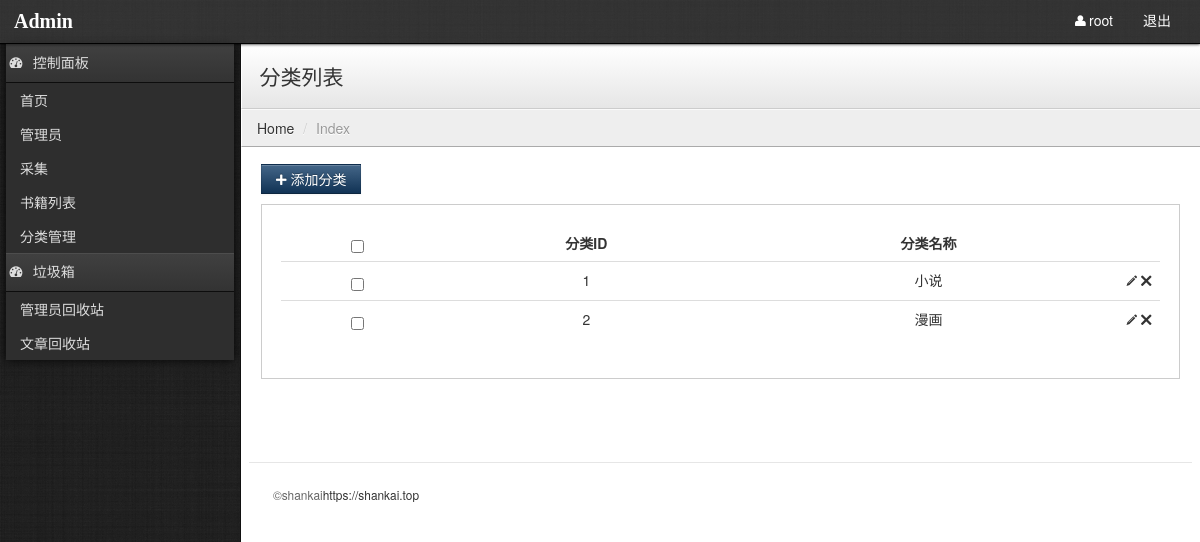
The page /admin/cate_list.php (signed in) on the database its author committed.
### tables this page shows
CREATE TABLE `pre_cate` (
  `id` int(11) unsigned NOT NULL AUTO_INCREMENT COMMENT '主键',
  `name` varchar(255) DEFAULT NULL COMMENT '分类名称',
  PRIMARY KEY (`id`)
);

### includes/init.php (called while the page is built, shortened)
<?php
function My_Autoload ($classname) {
    $classname = strtolower($classname);
}
$db = new DB("localhost","root","root","book");
$config_c = $db->select()->from("config")->all();
?>

### includes/extends/class.db.php (called while the page is built, shortened)
<?php
class DB
{
    private $pre = "pre_";
    private $link = null;
    private $sql = null;
    public function __construct($hostname = "localhost",$username ='root',$password='',$dbname='')
    {
        $this->hostname = $hostname;
        $this->username = $username;
        $this->password = $password;
        $this->dbname = $dbname;
        $this->link = mysqli_connect($this->hostname,$this->username,$this->password) or die("连接数据库失败");
        mysqli_select_db($this->link,$this->dbname);
    }
    public function select($fields = "*")
    {
        $this->sql = "SELECT $fields ";
        return $this;
    }
    public function from($table,$as="")
    {
        $this->sql .= "FROM {$this->pre}$table ";
        return $this;
    }
    public function where($where = 1)
    {
        if(is_array($where))
        {
            $this->sql .= "WHERE ";
            foreach($where as $key=>$item)
            {
                $this->sql .= "$key = '$item' AND ";
            }
        }else {
            $this->sql .= "WHERE $where ";
        }
        $this->sql = trim($this->sql,"AND ");
        return $this;
    }
    public function limit($start=0,$limit=10)
    {
        $this->sql .= " LIMIT $start,$limit";
        return $this;
    }
    public function all()
    {
        $res = mysqli_query($this->link,$this->sql);
        while($row = mysqli_fetch_assoc($res))
        {
            $data[] = $row;
        }
        return $data;
    }
}
?>

### admin/cate_list.php (the view, shortened to what this page needs)
<?php
include_once("../includes/init.php");
include_once("public/common.php");
$page = $_GET['page']?? 1;
$limit = 4;
$start = ($page-1)*$limit;
$cate_list = $db->select()->from("cate")->limit($start,$limit)->all();
?>
<!DOCTYPE html>
<html lang="en">
  <head>
    <?php include_once('public/meta.php');?>
  </head>
  <body>
    <?php include_once('public/header.php');?>
    <?php include_once('public/menu.php');?>
    <div class="content">
        <div class="header">
            <h1 class="page-title">分类列表</h1>
        </div>
        <ul class="breadcrumb">
            <li><a href="index.php">Home</a> <span class="divider">/</span></li>
            <li class="active">Index</li>
        </ul>
        <div class="container-fluid">
            <div class="row-fluid">
                <div class="btn-toolbar">
                    <button class="btn btn-primary" onClick="location='cate.php'"><i class="icon-plus"></i> 添加分类</button>
                </div>
                <div class="well">
                    <table class="table">
                        <thead>
                        <tr>
                            <th><input type="checkbox" name="delete" id="delete" /></th>
                            <th>分类ID</th>
                            <th>分类名称</th>
                            <th style="width: 26px;"></th>
                        </tr>
                        </thead>
                        <tbody>
                            <?php foreach($cate_list as $item){?>
                                <tr>
                                    <td><input type="checkbox" class="items" name="bookid[]" value="<?php echo $item['id'];?>" /></td>
                                    <td><?php echo $item['id'];?></td>
                                    <td><?php echo $item['name'];?></td>
                                    <td>
                                        <a href="cate.php?id=<?php echo $item['id'];?>"><i class="icon-pencil"></i></a>
                                        <a href="cate_list.php?id=<?php echo $item['id'];?>"><i class="icon-remove"></i></a>
                                    </td>
                                </tr>
                            <?php }?>
                        </tbody>
                    </table>
                </div>
<?php include_once('public/footer.php');?>

### assets/admin/stylesheets/theme.css (style rules this page uses)
body { background: #222; background-image: url('../images/black-Linen.png'); background-position: initial initial; background-repeat: initial initial; margin: 0px; padding: 0px; }
h1 { margin-top: 0px; color: #eee; }
.content { position: relative; min-height: 800px; background: #fff; margin-left: 240px; border-left: 1px solid #000000; border-left: 1px solid #111; }
.header { background: #ffffff; background: #ffffff; background: -webkit-gradient(linear, left bottom, left top, color-stop(0, #e6e6e6), color-stop(1, #ffffff)); background: -ms-linear-gradient(bottom, #e6e6e6, #ffffff); background: -moz-linear-gradient(center bottom, #e6e6e6 0%, #ffffff 100%); background: -o-linear-gradient(bottom, #e6e6e6, #ffffff); filter: progid:dximagetransform.microsoft.gradient(startColorStr='#e6e6e6', EndColorStr='#ffffff'); -ms-filter: "progid:DXImageTransform.Microsoft.gradient(startColorStr='#ffffff',EndColorStr='#e6e6e6')"; border-bottom: 1px solid #cccccc; border-top: 1px solid #ffffff; border-left: 1px solid #ffffff; padding: 0em 1.25em; }
.header h1 { margin: 1em 0em; padding: 0em; line-height: 1em; font-size: 1.5em; color: #eee; color: #333; }
.breadcrumb { -webkit-box-shadow: none; -moz-box-shadow: none; box-shadow: none; -webkit-border-radius: 0px; -moz-border-radius: 0px; border-radius: 0px; -moz-background-clip: padding; -webkit-background-clip: padding-box; background-clip: padding-box; background: #eee; border-bottom: 1px solid #aaa; border-top: 1px solid #fafafa; border-left: 1px solid #fff; margin-bottom: .5em; }
.btn { -webkit-border-radius: 0px; -moz-border-radius: 0px; border-radius: 0px; }
.btn-primary { background-color: #113355; background-image: -webkit-gradient(linear, 0 0, 0 100%, from(#446688), to(#113355)); background-image: -webkit-linear-gradient(top, #446688, #113355); background-image: -o-linear-gradient(top, #446688, #113355); background-image: linear-gradient(to bottom, #446688, #113355); background-image: -moz-linear-gradient(top, #446688, #113355); filter: progid:dximagetransform.microsoft.gradient(startColorStr='#446688', EndColorStr='#113355'); -ms-filter: "progid:DXImageTransform.Microsoft.gradient(startColorStr='#446688',EndColorStr='#113355')"; }
.well { background-color: #fff; border: 1px solid #ccc; -webkit-box-shadow: 1px 1px 0px #ffffff; -moz-box-shadow: 1px 1px 0px #ffffff; box-shadow: 1px 1px 0px #ffffff; -webkit-border-radius: 0px; -moz-border-radius: 0px; border-radius: 0px; -moz-background-clip: padding; -webkit-background-clip: padding-box; background-clip: padding-box; }

### assets/admin/stylesheets/common.css (style rules this page uses)
.table tr td,.table tr th { text-align:center; }

### rows shown on the page
pre_cate: id "1", name "小说"
pre_cate: id "2", name "漫画"

### other values the page prints
$_SESSION['username'] "root"
$config['company'] "shankai"
$config['author'] "https://shankai.top"
